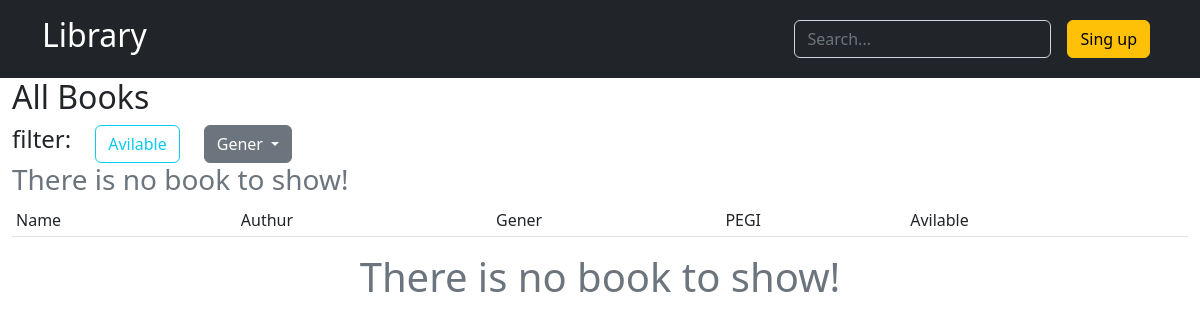
Before: /home/ with the older database file.
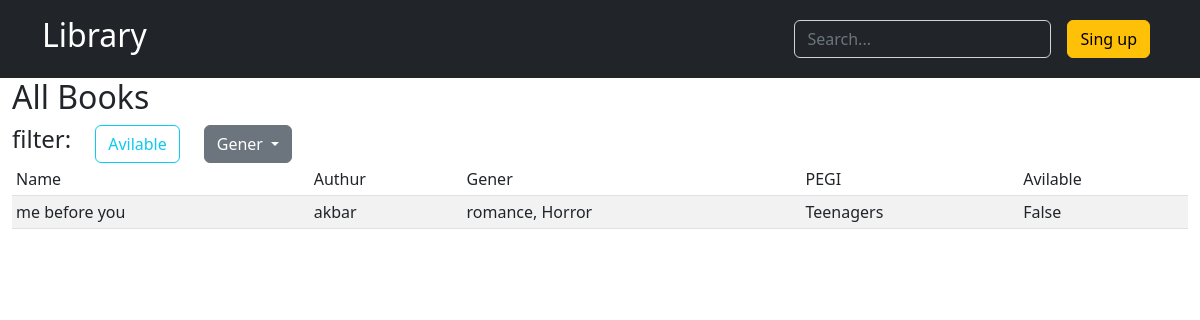
After: the same page with the newer database file.
### main/models.py (models this page shows, shortened)
class Books(models.Model):
    pegiChoice = (("Babies", "Babies"),
                  ("Kids", "Kids"),
                  ("Young Teenagers", "Young Teenagers"),
                  ("Teenagers", "Teenagers"),
                  ("Adults", "Adults"))
    name = models.CharField(max_length=50)
    barcode = models.CharField(max_length=50)
    Pegi = models.CharField(choices=pegiChoice, max_length=20)
    authur = models.CharField(max_length=50)
    category = models.ManyToManyField(Category, related_name="book")
    rented = models.BooleanField(default=False)
    archiveDate = models.DateTimeField(default=datetime.datetime.now())

class Category(models.Model):
    name = models.CharField(max_length=50)
    def __str__(self):
        return self.name

### main/views.py (the view, shortened to what this page needs)
# urls.py: 2. Add a URL to urlpatterns:  path('', Home.as_view(), name='home')
class Home(View):
    template = "Home.html"
    def get(self, request, *args, **kwargs):
        books = Books.objects.all()
        category = Category.objects.all()
        data = {"books": books,
                "category": category}
        return render(request, self.template, data)

### templates/Home.html (shortened to what this page needs)
{% extends "base.html" %}
{% block headers %}
    <header class="p-3 text-bg-dark">
        <div class="container">
            <div class="d-flex flex-wrap align-items-center justify-content-center justify-content-lg-start ">
                <p class="h2 me-lg-auto">Library</p>
                <form action="" class="col-12 col-lg-auto mb-3 mb-lg-0 me-lg-3">
                    <input type="search" class="form-control form-control-dark text-bg-dark"
                           onkeyup="search(this.value)" placeholder="Search...">
                </form>
                <div class="text-end">
                    <a href='{% url "Create user" %}' class="btn btn-warning me-2">Sing up</a>
                </div>
            </div>
        </div>
    </header>
{% endblock %}
{% block body %}
    <div class="container-fluid">
        <h2>All Books</h2>
        <div class="d-flex flex-row">
            <h4>filter:</h4>
            <label class="btn btn-outline-info mx-lg-4" for="AvilableCheckbox">Avilable</label>
            <div class="dropdown">
                <button class="btn btn-secondary dropdown-toggle" type="button" data-bs-toggle="dropdown"
                        aria-expanded="false">
                    Gener
                </button>
            </div>
        </div>
        <div class="table-responsive">
            <table class="table table-striped table-sm" id="table">
                <thead>
                <tr>
                    <td>Name</td>
                    <td>Authur</td>
                    <td>Gener</td>
                    <td>PEGI</td>
                    <td>Avilable</td>
                </tr>
                </thead>
                <tbody id="#table-tbody">
                {% include 'table.html' %}
                </tbody>
            </table>
            {% if not books %}
                <p class="align-content-lg-center align-items-center text-center text-muted h1">There is no book to
                    show!</p>
            {% endif %}
        </div>
    </div>
{% endblock %}

### templates/base.html (shortened to what this page needs)
{% load static %}
<!DOCTYPE html>
<html lang="en">
<head>
    <link rel="stylesheet" href="{% static 'bootstrap-5.2.3/css/bootstrap.min.css' %}">
</head>
<body>
{% block headers %}
{% endblock %}
{% block body %}
{% endblock %}
</body>
</html>

### templates/table.html
{% if books %}
    {% for book in books %}
        <tr>
            <td>{{ book.name }}</td>
            <td>{{ book.authur }}</td>
            <td>{% for Gener in book.category.all %}
                {{ Gener.name }}{% if not forloop.last %}, {% endif %} {% endfor %}</td>
            <td>{{ book.Pegi }}</td>
            <td>{{ book.rented }}</td>
        </tr>
    {% endfor %}
{% endif %}
{% if not books %}
    <p class="h3 text-muted">There is no book to
        show!</p>
{% endif %}

Changed rows visible on the page:
added Books: name "me before you", authur "akbar", Pegi "Teenagers", rented "False"
added Category: name "romance"
added Category: name "Horror"
Other visible differences:
text no longer shown: "There is no book to show! There is no book to show!"
